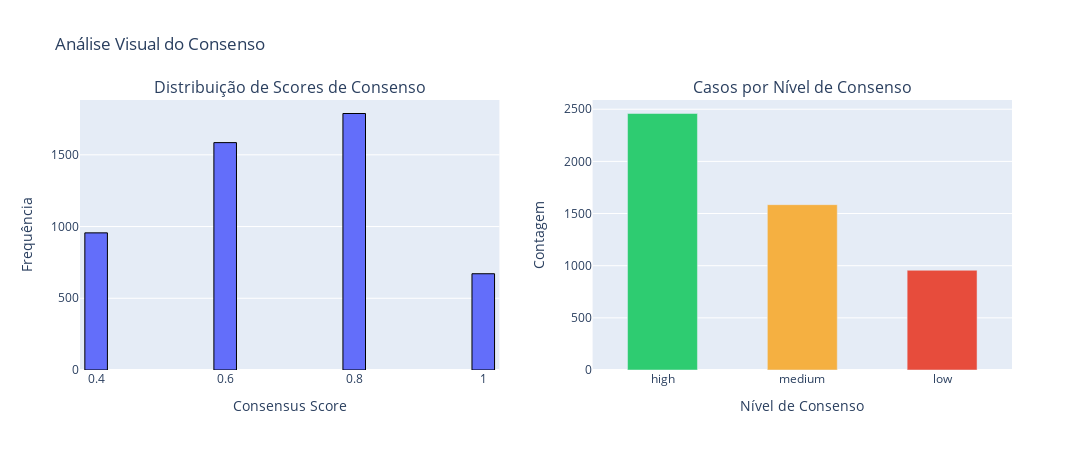

The code cell stored with this chart in its notebook:
### Code cell
visualizer.plot_score_and_levels(
    df_with_consensus=df_with_consensus,
    levels=levels
)

### Figure 1 — Plotly figure (JSON) as saved in the notebook; plotly's stock layout.template omitted (floating-point values rounded to 4 significant figures; data arrays with more than 128 entries replaced by an {"elided": "..."} marker saying what was removed)
{"data": [{"marker": {"line": {"color": "black", "width": 1}}, "name": "Consensus Score", "nbinsx": 20, "type": "histogram", "x": {"elided": "5000 float values"}, "xaxis": "x", "yaxis": "y"}, {"marker": {"color": ["#2ECC71", "#F5B041", "#E74C3C"]}, "type": "bar", "width": 0.5, "x": ["high", "medium", "low"], "xaxis": "x2", "y": [2459, 1585, 956], "yaxis": "y2"}], "layout": {"annotations": [{"font": {"size": 16}, "showarrow": false, "text": "Distribuição de Scores de Consenso", "x": 0.225, "xanchor": "center", "xref": "paper", "y": 1, "yanchor": "bottom", "yref": "paper"}, {"font": {"size": 16}, "showarrow": false, "text": "Casos por Nível de Consenso", "x": 0.775, "xanchor": "center", "xref": "paper", "y": 1, "yanchor": "bottom", "yref": "paper"}], "bargap": 0.3, "height": 450, "showlegend": false, "title": {"text": "Análise Visual do Consenso"}, "width": 1100, "xaxis": {"anchor": "y", "domain": [0, 0.45], "title": {"text": "Consensus Score"}}, "xaxis2": {"anchor": "y2", "domain": [0.55, 1], "title": {"text": "Nível de Consenso"}}, "yaxis": {"anchor": "x", "domain": [0, 1], "title": {"text": "Frequência"}}, "yaxis2": {"anchor": "x2", "domain": [0, 1], "title": {"text": "Contagem"}}}}
